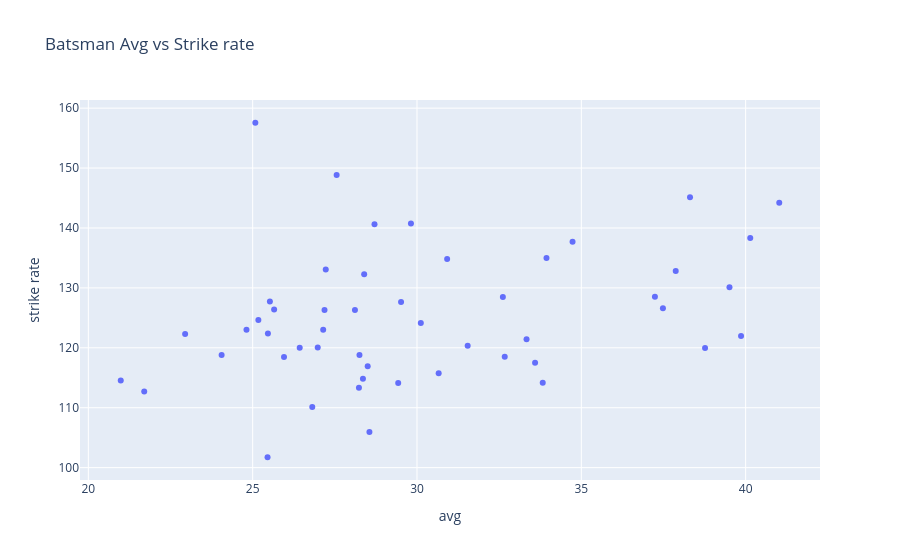

This figure's notebook cell:
### Code cell
#                    x coloumn(variable)   y coloumn (variable )       # mode konsa ha
trace1 = go.Scatter(x= batsman_df['avg'], y = batsman_df['strike_rate'],mode='markers')
data = [trace1]
layout = go.Layout(
    title= 'Batsman Avg vs Strike rate ',
    xaxis={'title': 'avg'},         # xlabel (x axis ) name 
    yaxis={'title': 'strike rate'}   # y label(y axis ) name 
    )
fig = go.Figure(data = data ,layout= layout)
fig.show()

### Figure 1 — Plotly figure (JSON) as saved in the notebook; plotly's stock layout.template omitted (floating-point values rounded to 4 significant figures)
{"data": [{"mode": "markers", "type": "scatter", "x": [38.31, 27.22, 27.19, 33.59, 27.15, 28.11, 33.33, 41.02, 34.73, 40.14, 22.95, 26.98, 28.25, 28.39, 30.12, 31.54, 25.08, 28.55, 39.86, 28.71, 25.95, 24.81, 25.17, 26.43, 38.76, 28.5, 29.43, 37.87, 20.99, 21.7, 28.23, 24.06, 32.61, 29.52, 30.66, 32.67, 25.45, 39.51, 33.94, 37.24, 33.83, 30.92, 28.36, 25.46, 26.81, 37.48, 27.56, 25.52, 29.82, 25.65], "y": [145.1, 133.1, 126.3, 117.5, 123.0, 126.3, 121.4, 144.2, 137.7, 138.3, 122.3, 120.1, 118.8, 132.3, 124.2, 120.4, 157.6, 105.9, 122.0, 140.6, 118.5, 123.0, 124.7, 120.0, 120.0, 116.9, 114.1, 132.8, 114.5, 112.7, 113.3, 118.8, 128.5, 127.6, 115.7, 118.5, 101.7, 130.1, 135.0, 128.5, 114.2, 134.8, 114.9, 122.4, 110.1, 126.6, 148.8, 127.7, 140.8, 126.4]}], "layout": {"title": {"text": "Batsman Avg vs Strike rate "}, "xaxis": {"title": {"text": "avg"}}, "yaxis": {"title": {"text": "strike rate"}}}}
